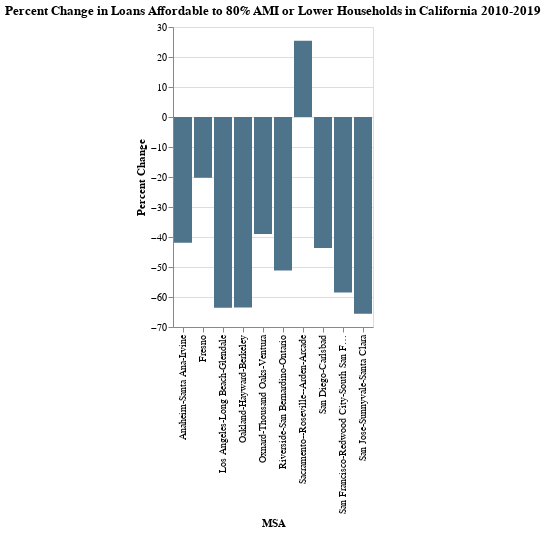

Write notebook code for a chart like this one.
### Code cell
alt.Chart(msa_county_mapAMI80).mark_bar().encode(
    x='MSA',
    y='Percent Change',
    tooltip=['Percent Change']
).configure(background="#ffffff").configure_legend().properties(
    title={
      "text": ["Percent Change in Loans Affordable to 80% AMI or Lower Households in California 2010-2019"]})

### Figure 1 — Vega-Lite specification as saved in the notebook (floating-point values rounded to 4 significant figures)
{"config": {"title": {"font": "Veranda Regular"}, "range": {"category": ["#4E748B"]}, "legend": {"labelFont": "Veranda Regular"}, "bar": {"fill": ["#4E748B"], "stroke": false}, "background": "#ffffff"}, "data": {"name": "data-70ed3c26045c54dd44ba5e7ed15d40b4"}, "mark": "bar", "encoding": {"tooltip": [{"type": "quantitative", "field": "Percent Change"}], "x": {"type": "nominal", "field": "MSA"}, "y": {"type": "quantitative", "field": "Percent Change"}}, "title": {"text": ["Percent Change in Loans Affordable to 80% AMI or Lower Households in California 2010-2019"]}, "$schema": "https://vega.github.io/schema/vega-lite/v4.0.2.json", "datasets": {"data-70ed3c26045c54dd44ba5e7ed15d40b4": [{"Unnamed: 0": 1, "MSA": "Riverside-San Bernardino-Ontario", "County Name": "Riverside County", "Percent of Loans Affordable to 80% AMI or Lower Households 2019": 0.2945, "Percent of Loans Affordable to 80% AMI or Lower Households 2010": 0.603, "Percent Change": -51.15}, {"Unnamed: 0": 2, "MSA": "Sacramento--Roseville--Arden-Arcade", "County Name": "El Dorado County", "Percent of Loans Affordable to 80% AMI or Lower Households 2019": 0.3769, "Percent of Loans Affordable to 80% AMI or Lower Households 2010": 0.3006, "Percent Change": 25.38}, {"Unnamed: 0": 3, "MSA": "San Jose-Sunnyvale-Santa Clara", "County Name": "Santa Clara County", "Percent of Loans Affordable to 80% AMI or Lower Households 2019": 0.1556, "Percent of Loans Affordable to 80% AMI or Lower Households 2010": 0.4519, "Percent Change": -65.57}, {"Unnamed: 0": 5, "MSA": "San Diego-Carlsbad", "County Name": "San Diego County", "Percent of Loans Affordable to 80% AMI or Lower Households 2019": 0.201, "Percent of Loans Affordable to 80% AMI or Lower Households 2010": 0.3565, "Percent Change": -43.63}, {"Unnamed: 0": 18, "MSA": "Fresno", "County Name": "Fresno County", "Percent of Loans Affordable to 80% AMI or Lower Households 2019": 0.3821, "Percent of Loans Affordable to 80% AMI or Lower Households 2010": 0.4793, "Percent Change": -20.27}, {"Unnamed: 0": 23, "MSA": "Oxnard-Thousand Oaks-Ventura", "County Name": "Ventura County", "Percent of Loans Affordable to 80% AMI or Lower Households 2019": 0.2614, "Percent of Loans Affordable to 80% AMI or Lower Households 2010": 0.4284, "Percent Change": -38.99}, {"Unnamed: 0": 24, "MSA": "Anaheim-Santa Ana-Irvine", "County Name": "Orange County", "Percent of Loans Affordable to 80% AMI or Lower Households 2019": 0.2276, "Percent of Loans Affordable to 80% AMI or Lower Households 2010": 0.3919, "Percent Change": -41.93}, {"Unnamed: 0": 25, "MSA": "Los Angeles-Long Beach-Glendale", "County Name": "Los Angeles County", "Percent of Loans Affordable to 80% AMI or Lower Households 2019": 0.131, "Percent of Loans Affordable to 80% AMI or Lower Households 2010": 0.3593, "Percent Change": -63.55}, {"Unnamed: 0": 26, "MSA": "Oakland-Hayward-Berkeley", "County Name": "Alameda County", "Percent of Loans Affordable to 80% AMI or Lower Households 2019": 0.1588, "Percent of Loans Affordable to 80% AMI or Lower Households 2010": 0.4354, "Percent Change": -63.54}, {"Unnamed: 0": 27, "MSA": "San Francisco-Redwood City-South San Francisco", "County Name": "San Francisco County", "Percent of Loans Affordable to 80% AMI or Lower Households 2019": 0.1185, "Percent of Loans Affordable to 80% AMI or Lower Households 2010": 0.2853, "Percent Change": -58.47}]}}
